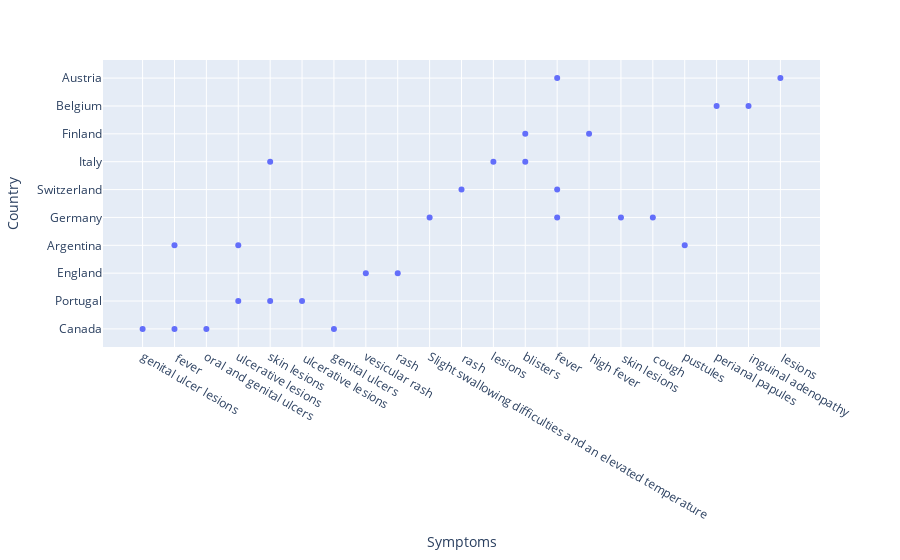

The notebook cell saved with this chart:
### Code cell
fig4 = px.scatter(count_sym_df.sort_values('Symptoms_count', ascending=False), x='Symptoms', y='Country')
fig4.show()

### Figure 1 — Plotly figure (JSON) as saved in the notebook; plotly's stock layout.template omitted (floating-point values rounded to 4 significant figures)
{"data": [{"hovertemplate": "Symptoms=%{x}<br>Country=%{y}<extra></extra>", "legendgroup": "", "marker": {"color": "#636efa", "symbol": "circle"}, "mode": "markers", "name": "", "orientation": "v", "showlegend": false, "type": "scatter", "x": ["genital ulcer lesions", " fever", "oral and genital ulcers", "ulcerative lesions", "skin lesions", " ulcerative lesions", "genital ulcers", "vesicular rash", "rash", " fever", "Slight swallowing difficulties and an elevated temperature", " rash", "skin lesions", "lesions", "blisters", "fever", " high fever", " skin lesions", " cough", "blisters", "pustules", "perianal papules", " inguinal adenopathy", "fever", " lesions", "ulcerative lesions", "fever"], "xaxis": "x", "y": ["Canada", "Canada", "Canada", "Portugal", "Portugal", "Portugal", "Canada", "England", "England", "Argentina", "Germany", "Switzerland", "Italy", "Italy", "Italy", "Germany", "Finland", "Germany", "Germany", "Finland", "Argentina", "Belgium", "Belgium", "Austria", "Austria", "Argentina", "Switzerland"], "yaxis": "y"}], "layout": {"legend": {"tracegroupgap": 0}, "margin": {"t": 60}, "xaxis": {"anchor": "y", "domain": [0, 1], "title": {"text": "Symptoms"}}, "yaxis": {"anchor": "x", "domain": [0, 1], "title": {"text": "Country"}}}}
